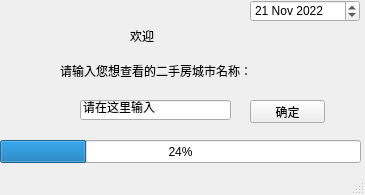
<?xml version="1.0" encoding="UTF-8"?>
<ui version="4.0">
 <class>Project2_20203578</class>
 <widget class="QMainWindow" name="Project2_20203578">
  <property name="geometry">
   <rect>
    <x>0</x>
    <y>0</y>
    <width>365</width>
    <height>195</height>
   </rect>
  </property>
  <property name="windowTitle">
   <string>MainWindow</string>
  </property>
  <widget class="QWidget" name="centralwidget">
   <widget class="QPushButton" name="pushButton">
    <property name="geometry">
     <rect>
      <x>250</x>
      <y>100</y>
      <width>75</width>
      <height>23</height>
     </rect>
    </property>
    <property name="text">
     <string>确定</string>
    </property>
   </widget>
   <widget class="QLabel" name="label">
    <property name="geometry">
     <rect>
      <x>130</x>
      <y>30</y>
      <width>54</width>
      <height>12</height>
     </rect>
    </property>
    <property name="text">
     <string>欢迎</string>
    </property>
   </widget>
   <widget class="QLabel" name="label_2">
    <property name="geometry">
     <rect>
      <x>60</x>
      <y>60</y>
      <width>191</width>
      <height>21</height>
     </rect>
    </property>
    <property name="text">
     <string>请输入您想查看的二手房城市名称：</string>
    </property>
   </widget>
   <widget class="QLineEdit" name="lineEdit">
    <property name="geometry">
     <rect>
      <x>80</x>
      <y>100</y>
      <width>151</width>
      <height>20</height>
     </rect>
    </property>
    <property name="text">
     <string>请在这里输入</string>
    </property>
   </widget>
   <widget class="QDateEdit" name="dateEdit">
    <property name="geometry">
     <rect>
      <x>250</x>
      <y>0</y>
      <width>110</width>
      <height>22</height>
     </rect>
    </property>
    <property name="date">
     <date>
      <year>2022</year>
      <month>11</month>
      <day>21</day>
     </date>
    </property>
   </widget>
   <widget class="QProgressBar" name="progressBar">
    <property name="geometry">
     <rect>
      <x>0</x>
      <y>140</y>
      <width>361</width>
      <height>23</height>
     </rect>
    </property>
    <property name="value">
     <number>24</number>
    </property>
   </widget>
  </widget>
  <widget class="QStatusBar" name="statusbar"/>
 </widget>
 <resources/>
 <connections/>
</ui>
